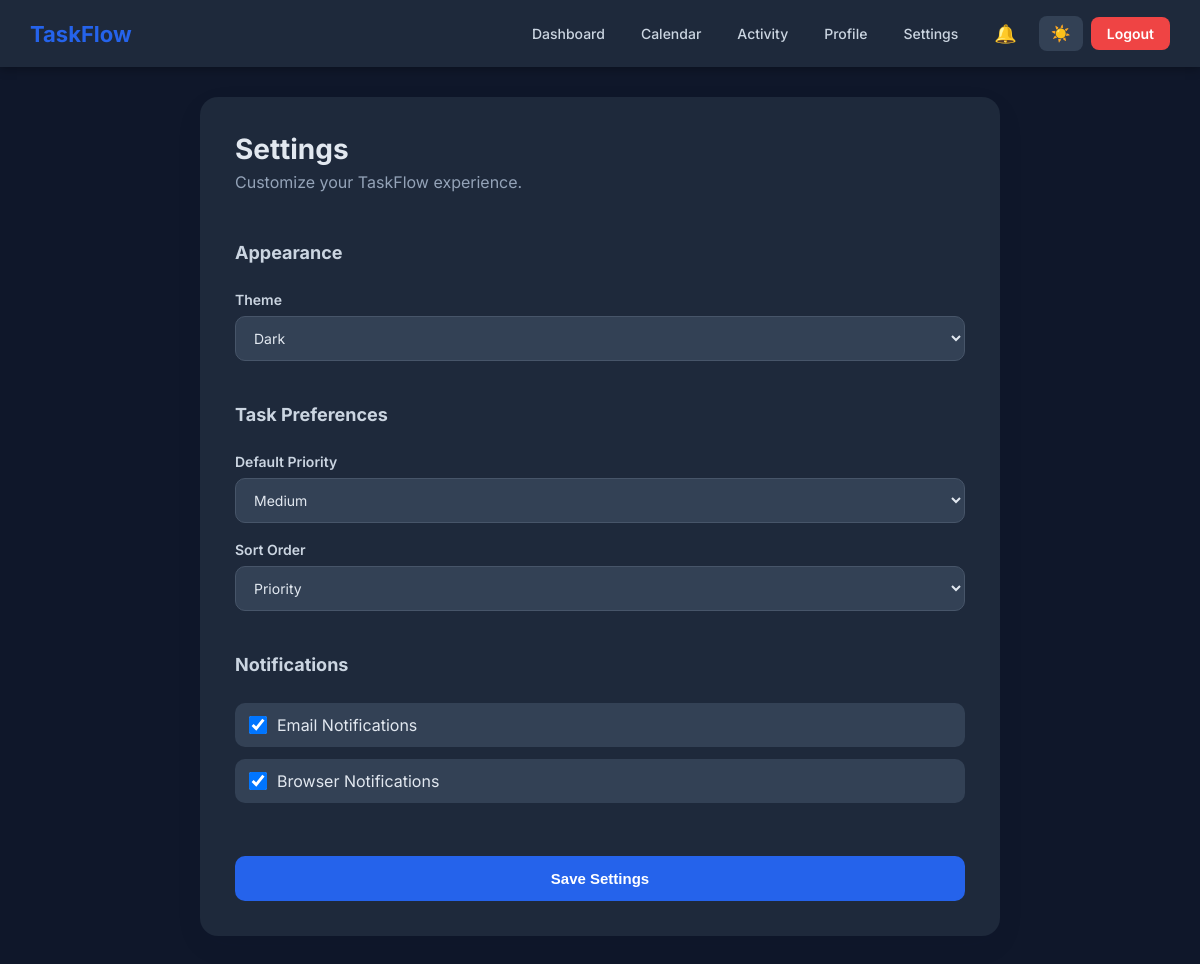
Page /settings/ (signed in) on the committed database.
### todo/models.py (models this page shows, shortened)
class UserProfile(models.Model):
    THEME_CHOICES = [
        ("light", "Light"),
        ("dark", "Dark"),
        ("system", "System"),
    ]
    SORT_CHOICES = [
        ("-created_at", "Newest First"),
        ("created_at", "Oldest First"),
        ("due_date", "Due Date"),
        ("priority", "Priority"),
        ("task_name", "Name (A-Z)"),
    ]
    user = models.OneToOneField(
        User,
        on_delete=models.CASCADE,
        related_name="profile"
    )
    bio = models.TextField(blank=True, null=True, max_length=300)
    theme = models.CharField(max_length=10, choices=THEME_CHOICES, default="light")
    default_priority = models.CharField(
        max_length=10,
        choices=Task.PRIORITY_CHOICES,
        default="medium"
    )
    sort_order = models.CharField(
        max_length=20,
        choices=SORT_CHOICES,
        default="-created_at"
    )
    email_notifications = models.BooleanField(default=True)
    browser_notifications = models.BooleanField(default=True)

### todo/views.py (the view, shortened to what this page needs)
# urls.py: path("settings/", views.settings_view, name="settings"),
@login_required(login_url="login")
def settings_view(request):
    profile = get_or_create_profile(request.user)
    return render(request, "settings.html", {"profile": profile})

### todo/views.py (called while the page is built)
def get_or_create_profile(user):
    profile, _ = UserProfile.objects.get_or_create(user=user)
    return profile

### todo/templates/settings.html (shortened to what this page needs)
{% load static %}
<!DOCTYPE html>
<html lang="en">
<head>
    <link rel="stylesheet" href="{% static 'css/profile.css' %}">
    <link rel="stylesheet" href="{% static 'css/navbar.css' %}">
</head>
<body data-theme="{{ profile.theme }}">
{% include 'navbar.html' %}
<div class="container">
    <div class="profile-card">
        <h1>Settings</h1>
        <p class="subtitle">Customize your TaskFlow experience.</p>
        <form method="POST" class="profile-form">
            <h2 class="section-title">Appearance</h2>
            <div class="form-group">
                <label>Theme</label>
                <select name="theme">
                    <option value="dark" {% if profile.theme == 'dark' %}selected{% endif %}>Dark</option>
                </select>
            </div>
            <h2 class="section-title">Task Preferences</h2>
            <div class="form-group">
                <label>Default Priority</label>
                <select name="default_priority">
                    <option value="medium" {% if profile.default_priority == 'medium' %}selected{% endif %}>Medium</option>
                </select>
            </div>
            <div class="form-group">
                <label>Sort Order</label>
                <select name="sort_order">
                    <option value="priority" {% if profile.sort_order == 'priority' %}selected{% endif %}>Priority</option>
                </select>
            </div>
            <h2 class="section-title">Notifications</h2>
            <div class="toggle-group">
                <label class="toggle-label">
                    <input type="checkbox" name="email_notifications" {% if profile.email_notifications %}checked{% endif %}>
                    <span>Email Notifications</span>
                </label>
                <label class="toggle-label">
                    <input type="checkbox" name="browser_notifications" {% if profile.browser_notifications %}checked{% endif %}>
                    <span>Browser Notifications</span>
                </label>
            </div>
            <button type="submit" class="save-btn">Save Settings</button>
        </form>
    </div>
</div>
</body>
</html>

### todo/static/css/profile.css (style rules this page uses)
* { margin:0;padding:0;box-sizing:border-box; }
body { font-family:'Inter',sans-serif; background:#f4f7fb; color:#1e293b; transition:.3s; }
body.dark { background:#0f172a;color:#e2e8f0; }
.container { width:90%; max-width:800px; margin:30px auto; }
.profile-card { background:#fff; padding:35px; border-radius:18px; box-shadow:0 10px 30px rgba(15,23,42,.05); }
body.dark .profile-card { background:#1e293b; }
.profile-card h1 { font-size:28px;margin-bottom:6px; }
.profile-card .subtitle { color:#64748b;margin-bottom:25px; }
body.dark .profile-card .subtitle { color:#94a3b8; }
.profile-form { display:flex;flex-direction:column;gap:18px; }
.form-group { display:flex;flex-direction:column;gap:8px; }
.form-group label { font-weight:600; color:#334155; font-size:14px; }
body.dark .form-group label { color:#cbd5e1; }
.form-group input, .form-group select, .form-group textarea { padding:12px 14px; border:1px solid #cbd5e1; border-radius:10px; outline:none; font-size:14px; background:#fff; color:#1e293b; font-family:inherit; resize:vertical; transition:.3s; }
body.dark .form-group input, body.dark .form-group select, body.dark .form-group textarea { background:#334155; border-color:#475569; color:#e2e8f0; }
.section-title { margin-top:25px; margin-bottom:10px; font-size:18px; color:#334155; }
body.dark .section-title { color:#cbd5e1; }
.toggle-group { display:flex; flex-direction:column; gap:12px; margin-bottom:20px; }
.toggle-label { display:flex; align-items:center; gap:10px; cursor:pointer; padding:12px 14px; background:#f8fafc; border-radius:10px; transition:.3s; }
body.dark .toggle-label { background:#334155; }
.toggle-label input[type="checkbox"] { width:18px;height:18px;cursor:pointer; }
.save-btn { background:#2563eb; color:#fff; border:none; padding:14px 24px; border-radius:10px; cursor:pointer; font-weight:600; font-size:15px; transition:.3s; margin-top:15px; }

### rows in the picture
UserProfile: theme "Dark", default_priority "Medium", sort_order "Priority", email_notifications "☑", browser_notifications "☑"
